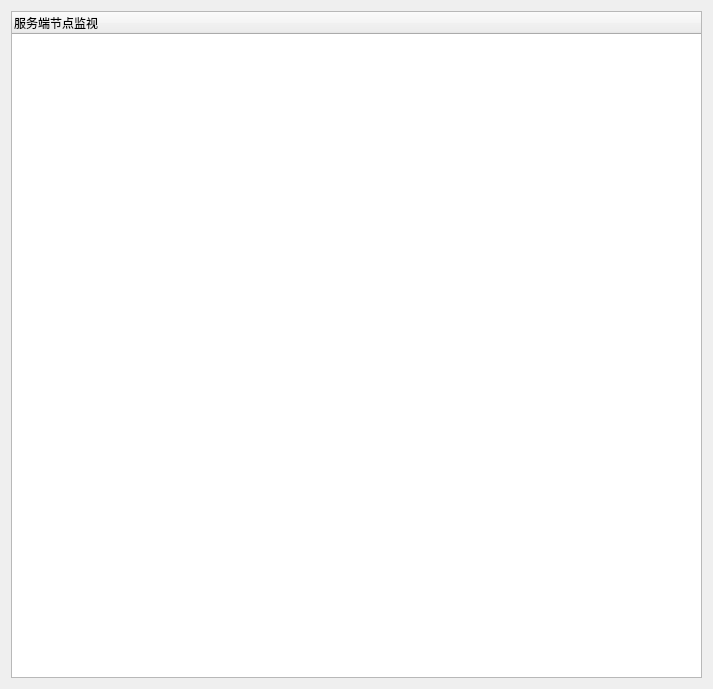
<?xml version="1.0" encoding="UTF-8"?>
<ui version="4.0">
 <class>ServerWidget</class>
 <widget class="QWidget" name="ServerWidget">
  <property name="geometry">
   <rect>
    <x>0</x>
    <y>0</y>
    <width>713</width>
    <height>689</height>
   </rect>
  </property>
  <property name="windowTitle">
   <string>Form</string>
  </property>
  <layout class="QGridLayout" name="gridLayout">
   <item row="0" column="0">
    <widget class="QTreeWidget" name="treeWidget">
     <column>
      <property name="text">
       <string>服务端节点监视</string>
      </property>
     </column>
    </widget>
   </item>
  </layout>
 </widget>
 <resources/>
 <connections/>
</ui>
